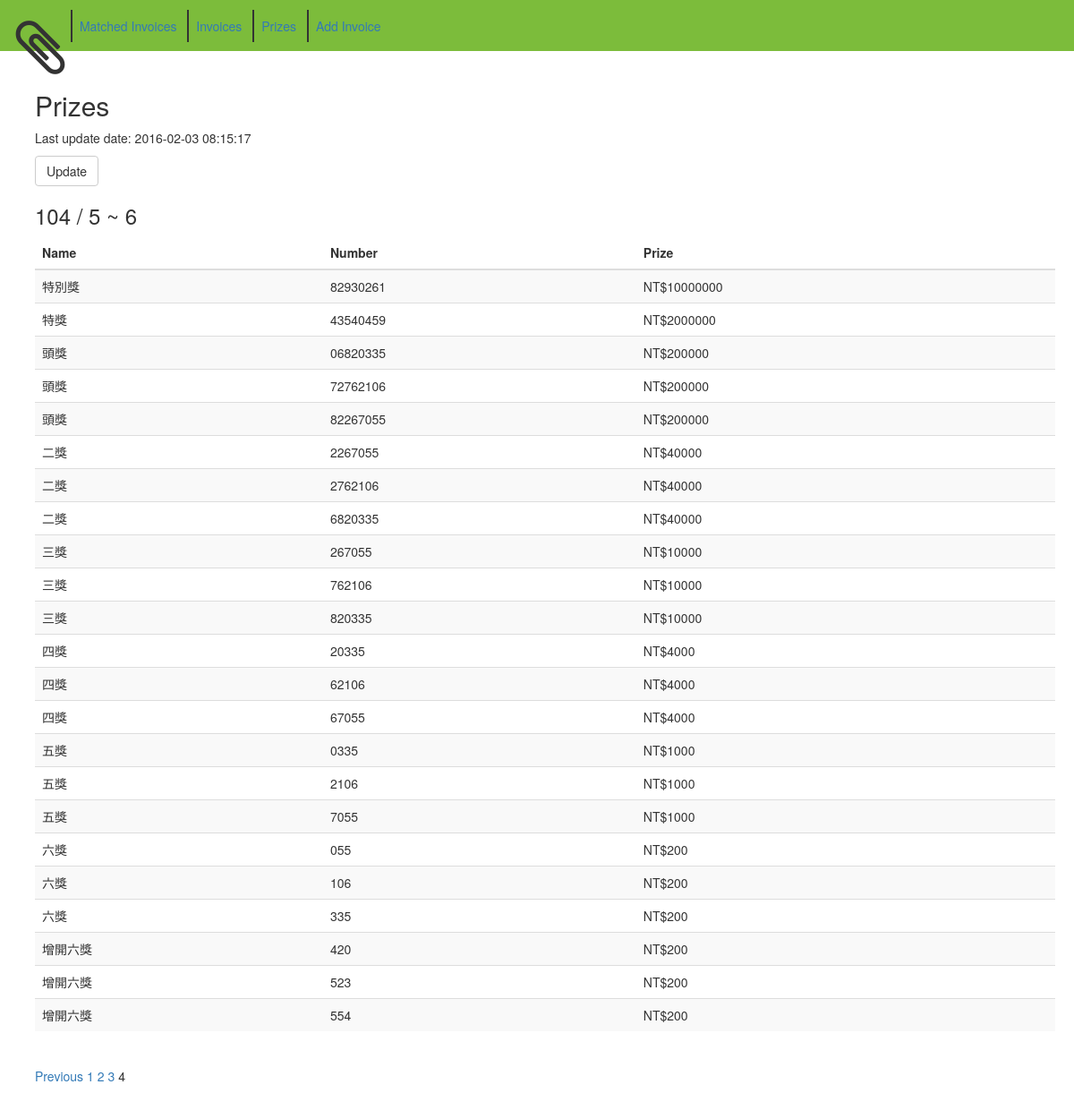
Page /prizes?page=4&per_rows=1 on the committed database.
### db.py (models this page shows, shortened)
class App(Base):
    __tablename__ = 'appcore'
    id = Column(Integer, primary_key=True)
    prizes_last_modified_date = Column(DateTime)
    @classmethod
    def get_instance(cls):
        instance = session.query(cls).first()
        if not instance:
            instance = cls()
        return instance

class Prize(Base):
    __tablename__ = 'prizes'
    __table_args__ = (
        UniqueConstraint('year', 'month', 'number', 'type'),
        )
    TYPE_JACKPOT = 1
    TYPE_SPECIAL = 2
    TYPE_FIRST = 3
    TYPE_SECOND = 4
    TYPE_THIRD = 5
    TYPE_FOURTH = 6
    TYPE_FIFTH = 7
    TYPE_SIXTH = 8
    TYPE_ENCORE_SIXTH = 9
    _TYPE_NAME_MAPPINGS = {
        1: '特別獎',
        2: '特獎',
        3: '頭獎',
        4: '二獎',
        5: '三獎',
        6: '四獎',
        7: '五獎',
        8: '六獎',
        9: '增開六獎'
    }
    id = Column(Integer, primary_key=True)
    year = Column(Integer)
    month = Column(Integer)
    number = Column(String)
    type_ = Column('type', Integer)
    prize = Column('prize', Integer)
    def get_type_name(self):
        return self._TYPE_NAME_MAPPINGS[self.type_]
    def get_formatted_prize(self):
        return 'NT$' + locale.format('%.f', self.prize, True)
    def get_formatted_month(self):
        return "{0} ~ {1}".format(self.month * 2 - 1, self.month * 2)

### web.py (the view)
@app.route('/prizes')
def prizes():
    data = {}
    data['prizes_update_date'] = g.app.prizes_last_modified_date
    prizesgroup = [] # [list of same date prizes, another list, ...]
    for prize_date in db.session.query(db.Prize.year, db.Prize.month).group_by(db.Prize.year, db.Prize.month).order_by(db.Prize.year.desc(), db.Prize.month.desc()).all():
        prize_year, prize_month = prize_date
        prizesgroup.append(db.session.query(db.Prize).filter(db.Prize.year == prize_year, db.Prize.month == prize_month).order_by(db.Prize.type_).all())
    PRIZES_DEFAULT_PER_ROWS = 1 # default per rows for displaying prizes
    per_rows = request.args.get('per_rows', PRIZES_DEFAULT_PER_ROWS)
    current_page = request.args.get('page', 1)
    try:
        per_rows = int(per_rows)
        per_rows = PRIZES_DEFAULT_PER_ROWS if per_rows <= 0 else per_rows
    except:
        per_rows = PRIZES_DEFAULT_PER_ROWS
    try:
        current_page = int(current_page)
        current_page = 1 if current_page < 1 else current_page
    except:
        current_page = 1
    prizes_count = len(prizesgroup)
    p = pagination.Pagination(prizes_count, per_rows, current_page)
    data['pagination'] = p
    data['prizesgroup'] = prizesgroup[p.get_from_rows():p.get_to_rows() + 1]
    return render_template('prizes.html', **data)

### pagination.py (called while the page is built)
    def set_total_rows(self, total_rows):
        if total_rows < 0:
            raise ValueError("total rows must greater than zero")
        self._total_rows = total_rows

    def set_per_rows(self, per_rows):
        if per_rows < 0:
            raise ValueError("per rows must greater than zero")
        self._per_rows = per_rows

    def get_per_rows(self):
        return self._per_rows

    def set_current_page(self, current_page):
        if current_page < 1:
            raise ValueError("current page must greater than 1")
        self._current_page = current_page

    def get_current_page(self):
        return self._current_page

    def get_from_rows(self):
        return (self._current_page - 1) * self._per_rows

    def get_to_rows(self):
        return self.get_from_rows() + self._per_rows - 1

    def set_pages_range(self, pages_range):
        if pages_range < 1:
            raise ValueError("pages range must greater than 1")
        self._pages_range = pages_range

    def get_pagination_from_page(self):
        return self._pagination_from_page

    def get_pagination_to_page(self):
        return self._pagination_to_page

    def get_total_pages(self):
        return self._total_pages

    def refresh(self):
        self._total_pages = math.ceil(self._total_rows / self._per_rows) # +/+, always positive
        self._current_page = self._total_pages if self._total_pages < self._current_page else self._current_page
        left_span_coda = math.floor(self._pages_range / 2)
        right_span_coda = self._pages_range - left_span_coda
        self._pagination_from_page = max(1, self._current_page - left_span_coda)
        right_span_coda += left_span_coda - (self._current_page - self._pagination_from_page)
        self._pagination_to_page = min(self._total_pages, self._current_page + right_span_coda)
        right_left_span_coda = right_span_coda - (self._pagination_to_page - self._current_page)
        if right_left_span_coda != 0:
            left_span_coda += right_left_span_coda
            self._pagination_from_page = max(1, self._current_page - left_span_coda)

### web.py (called while the page is built)
@app.before_request
def before_request():
    g.app = db.App.get_instance()

### templates/prizes.html (shortened to what this page needs)
{% extends 'base.html' %}
{% block content %}
<h2>Prizes</h2>
<p>Last update date: {{ prizes_update_date }}<form method="POST" action="prizes_update"><button class="btn btn-default" type="submit">Update</button></form></p>
{% for prizes in prizesgroup %}
<h3>{{ prizes[0].year }} / {{ prizes[0].get_formatted_month() }}</h3>
<table class="table table-striped">
  <thead>
    <tr>
      <th>Name</th>
      <th>Number</th>
      <th>Prize</th>
    </tr>
  </thead>
  <tbody>
    {% for prize in prizes %}
    <tr>
      <td>{{ prize.get_type_name() }}</td>
      <td>{{ prize.number }}</td>
      <td>{{ prize.get_formatted_prize() }}</td>
    </tr>
    {% endfor %}
  </tbody>
</table>
{% endfor %}
<div class="pagination">
  {% if pagination.get_current_page() > 1 %}
  <a href="?page={{ pagination.get_current_page() - 1 }}&per_rows={{ pagination.get_per_rows() }}">Previous</a>
  {% endif %}
  {% for page in range(pagination.get_pagination_from_page(), pagination.get_pagination_to_page() + 1) %}
  {% if page == pagination.get_current_page() %}
  <span class="current_page">{{ page }}</span>
  {% else %}
  <a href="?page={{ page }}&per_rows={{ pagination.get_per_rows() }}">{{ page }}</a>
  {% endif %}
  {% endfor%}
</div>
{% endblock %}

### rows in the picture
App: prizes_last_modified_date "2016-02-03 08:15:17"
Prize: year "104", month "5 ~ 6", get_type_name "特別獎", number "82930261", get_formatted_prize "NT$10000000"
Prize: get_type_name "特獎", number "43540459", get_formatted_prize "NT$2000000"
Prize: get_type_name "頭獎", number "06820335", get_formatted_prize "NT$200000"
Prize: get_type_name "頭獎", number "72762106", get_formatted_prize "NT$200000"
Prize: get_type_name "頭獎", number "82267055", get_formatted_prize "NT$200000"
Prize: get_type_name "二獎", number "2267055", get_formatted_prize "NT$40000"
Prize: get_type_name "二獎", number "2762106", get_formatted_prize "NT$40000"
Prize: get_type_name "二獎", number "6820335", get_formatted_prize "NT$40000"
Prize: get_type_name "三獎", number "267055", get_formatted_prize "NT$10000"
Prize: get_type_name "三獎", number "762106", get_formatted_prize "NT$10000"
Prize: get_type_name "三獎", number "820335", get_formatted_prize "NT$10000"
Prize: get_type_name "四獎", number "20335", get_formatted_prize "NT$4000"
Prize: get_type_name "四獎", number "62106", get_formatted_prize "NT$4000"
Prize: get_type_name "四獎", number "67055", get_formatted_prize "NT$4000"
Prize: get_type_name "五獎", number "0335", get_formatted_prize "NT$1000"
Prize: get_type_name "五獎", number "2106", get_formatted_prize "NT$1000"
Prize: get_type_name "五獎", number "7055", get_formatted_prize "NT$1000"
Prize: get_type_name "六獎", number "055", get_formatted_prize "NT$200"
Prize: get_type_name "六獎", number "106", get_formatted_prize "NT$200"
Prize: get_type_name "六獎", number "335", get_formatted_prize "NT$200"
Prize: get_type_name "增開六獎", number "420", get_formatted_prize "NT$200"
Prize: get_type_name "增開六獎", number "523", get_formatted_prize "NT$200"
Prize: get_type_name "增開六獎", number "554", get_formatted_prize "NT$200"

### other values in the picture
{{ page }} "1" "2" "3"
{{ page }} "4"
